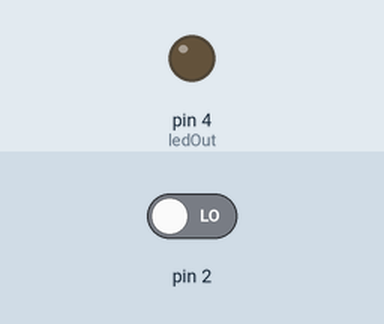
Bench run of a sketch on a simulated Arduino Uno, built with avr-gcc and run on an emulated ATmega328P. On the bench: output pins drawn as LEDs (lit = HIGH). Inputs (shaded band) come from the test bench; at power-on: pin 2 LOW.

Above: at 1.2 s.
1.3 s: pin 2 driven HIGH
At 2.3 s:
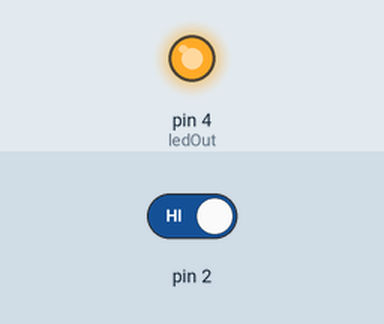
2.8 s: pin 2 driven LOW
At 3.4 s:
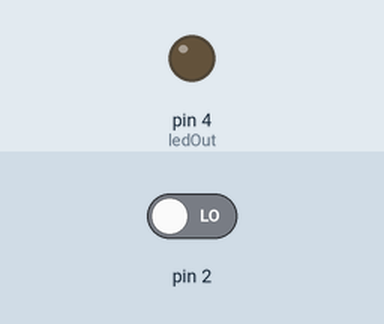
Timing chart, 0 to 5.8 s (numbered marks = the images above; inputs shaded):
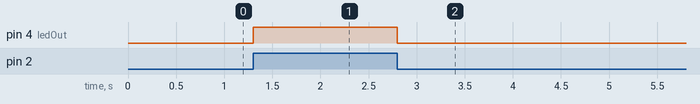

The sketch:

MakerShield_Button_Tests.ino
```cpp
int pbIn = 0;                  // Interrupt 0 is on DIGITAL PIN 2!
int ledOut = 4;                // The output LED pin
volatile int state = LOW;      // The input state toggle

void setup()
{
  // Set up the digital pin 2 to an Interrupt and Pin 4 to an Output
  pinMode(ledOut, OUTPUT);

  //Attach the interrupt to the input pin and monitor for ANY Change
  attachInterrupt(pbIn, stateChange, CHANGE);
}

void loop()
{
  //Simulate a long running process or complex task
  for (int i = 0; i < 100; i++)
  {
    // do nothing but waste some time
    delay(10);
  }
}

void stateChange()
{
  state = !state;
  digitalWrite(ledOut, state);
}

#if 0

// MakerSheild button tests

volatile int state = LOW;
volatile boolean intPending = false;

void setup()
{
  Serial.begin(115200);

  pinMode(8, INPUT);
  pinMode(6, OUTPUT);

  attachInterrupt(0, stateChange, CHANGE);
}

void stateChange()
{
  state = !state;
  intPending = true;
}

volatile int buttonState = false;

void loop()
{
  if (intPending)
  {
    int buttonState = state;
    intPending = false;
  }

  if (buttonState)
  {
    Serial.println("Button HIGH");
  }
  else
  {
    Serial.println("Button LOW");
  }

  intPending = false;
}


#endif
```

Measured:
- after the input at 1.3 s, pin 4 (ledOut): LOW → HIGH at once
- after the input at 2.8 s, pin 4 (ledOut): HIGH → LOW at once
